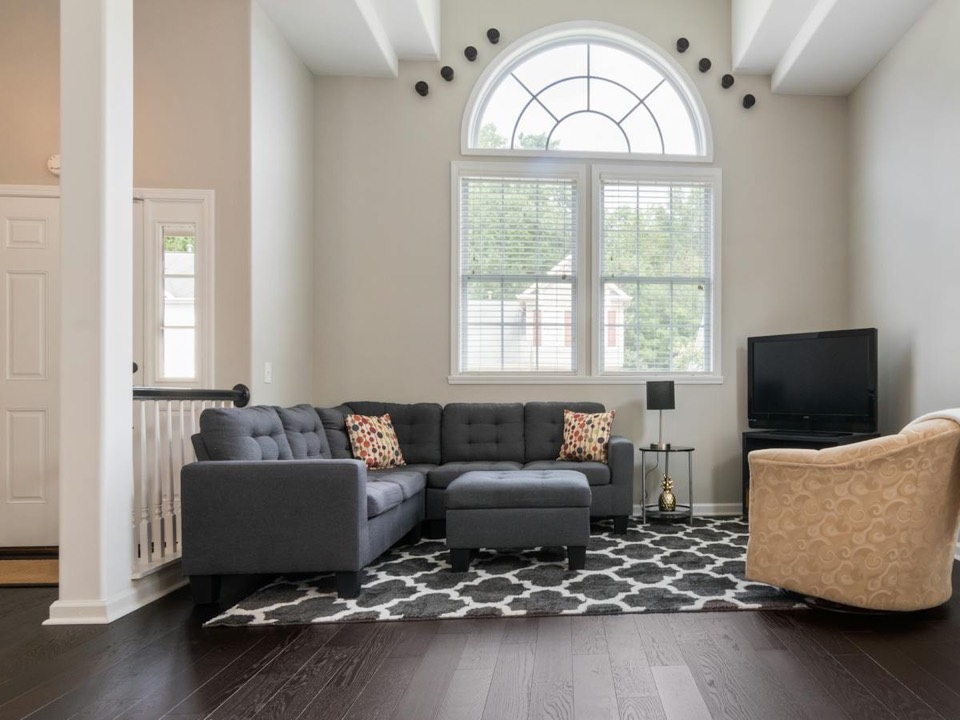
#> input picture dist 2/images/designers/projects/covers/cover-005.jpg, 960 x 720 px; its folder holds only this picture in this run
$ python build-project-detail-variants.py
#> lines starting #> are read from the running program, lines starting #| are printed output that depends on the picture
from pathlib import Path

from PIL import Image


ROOT_DIR = Path(__file__).resolve().parent.parent
COVER_DIR = ROOT_DIR / "public" / "images" / "designers" / "projects" / "covers"
DETAIL_DIR = ROOT_DIR / "public" / "images" / "designers" / "projects" / "details-v2"

DETAIL_DIR.mkdir(parents=True, exist_ok=True)


def build_variants(image_path: Path) -> None:
    image = Image.open(image_path).convert("RGB")
#> image is the input picture: PIL image 960x720 RGB; mean R, G, B 149.9, 143.8, 136.9
    width, height = image.size
#> width = 960; height = 720
    crop_width = int(width * 0.92)
#> crop_width = 883
    crop_height = int(height * 0.92)
#> crop_height = 662

    offsets = [
        (0, 0),
        (max(0, width - crop_width) // 2, max(0, height - crop_height) // 2),
        (max(0, width - crop_width), max(0, height - crop_height)),
    ]
#> offsets = [(0, 0), (38, 29), (77, 58)]

    for variant_index, (left, top) in enumerate(offsets, start=1):
        cropped = image.crop((left, top, left + crop_width, top + crop_height))
        resized = cropped.resize((width, height), Image.Resampling.LANCZOS)
        out_path = DETAIL_DIR / f"{image_path.stem}-{variant_index}.jpg"
        resized.save(out_path, quality=90, optimize=True)
#> this loop made 3 passes
#> pass 1, in build_variants, `cropped = image.crop((left, top, left + crop_width, top + crop_height))`:
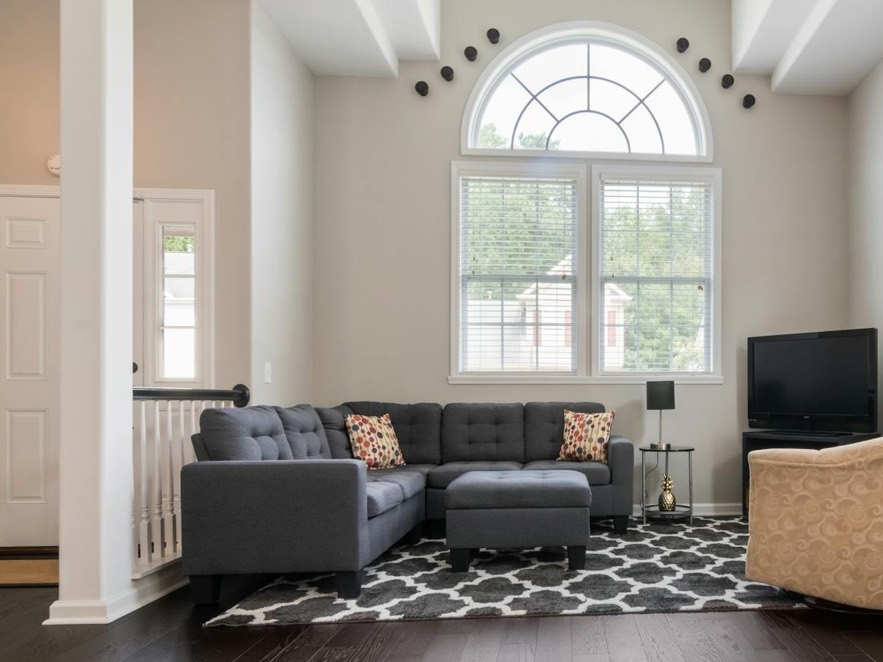
#> cropped: PIL image 883x662 RGB; mean R, G, B 152.8, 147.1, 139.7
#> pass 2, in build_variants, `cropped = image.crop((left, top, left + crop_width, top + crop_height))`:
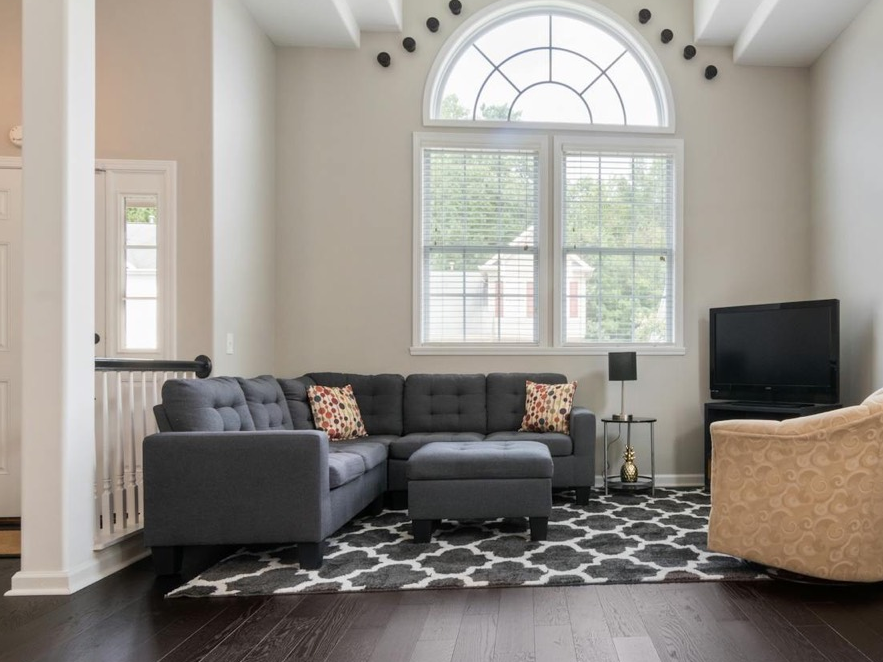
#> cropped: PIL image 883x662 RGB; mean R, G, B 149, 143.5, 136.9
#> after the loop:
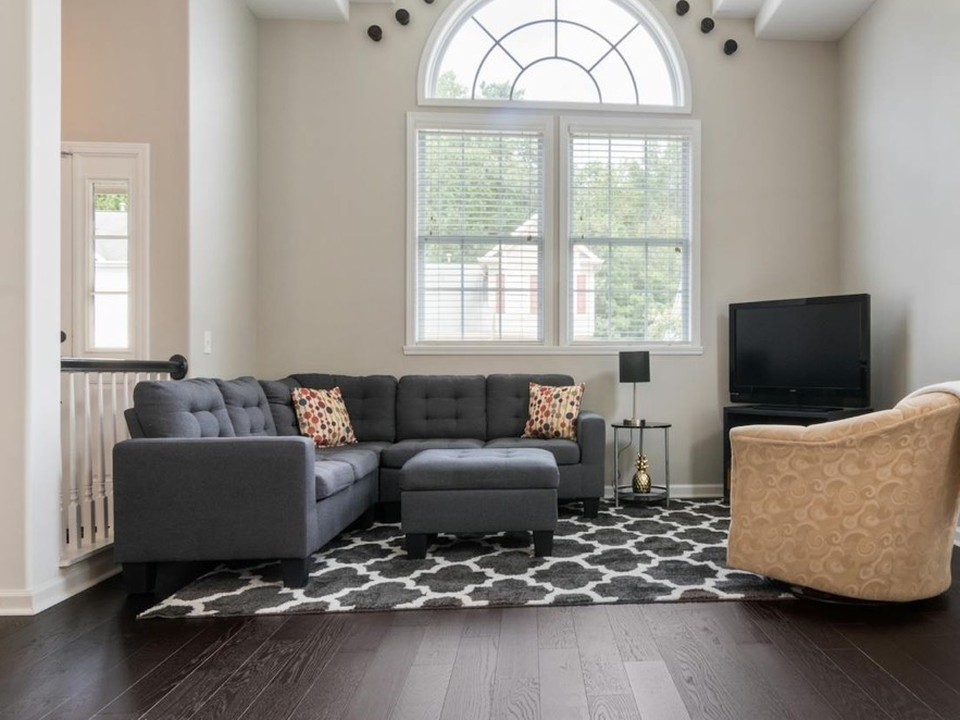
#> resized: PIL image 960x720 RGB; mean R, G, B 145, 139.6, 133.6


for cover_file in sorted(COVER_DIR.glob("cover-*.jpg")):
    build_variants(cover_file)

print(f"Generated {len(list(DETAIL_DIR.glob('*.jpg')))} unique project detail files in {DETAIL_DIR}")

$ run again, on dist 2/images/designers/projects/covers/cover-009.jpg
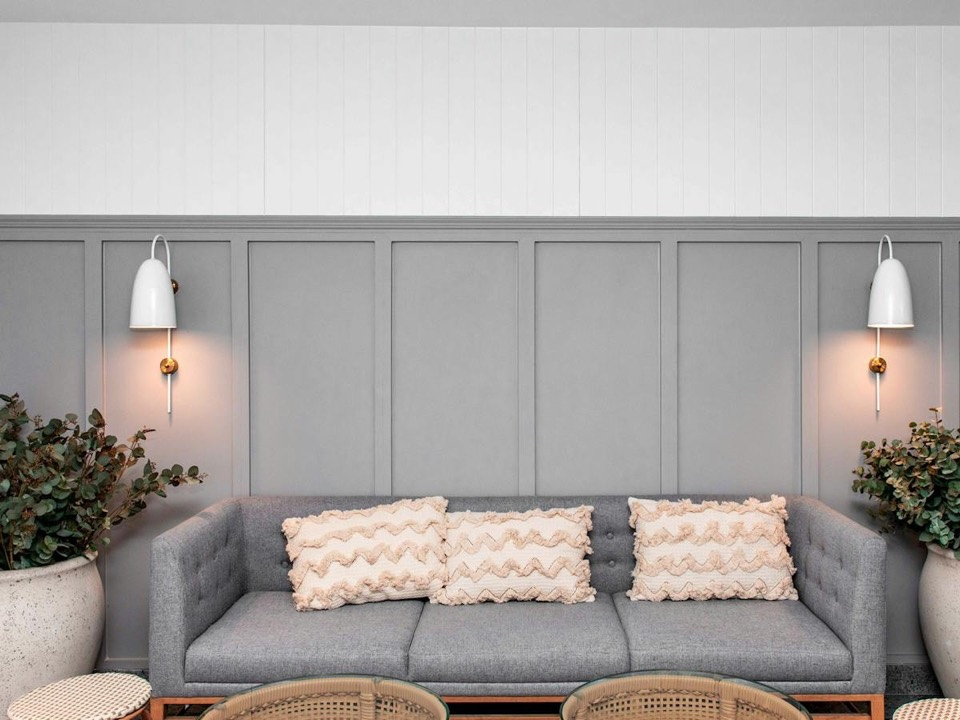
#> input picture dist 2/images/designers/projects/covers/cover-009.jpg, 960 x 720 px
#> in build_variants, image is the input picture: PIL image 960x720 RGB; mean R, G, B 173, 167.8, 164.8
#> the loop in build_variants, `for variant_index, (left, top) in enumerate(offsets, start=1):` made 3 passes
#> pass 1, in build_variants, `cropped = image.crop((left, top, left + crop_width, top + crop_height))`:
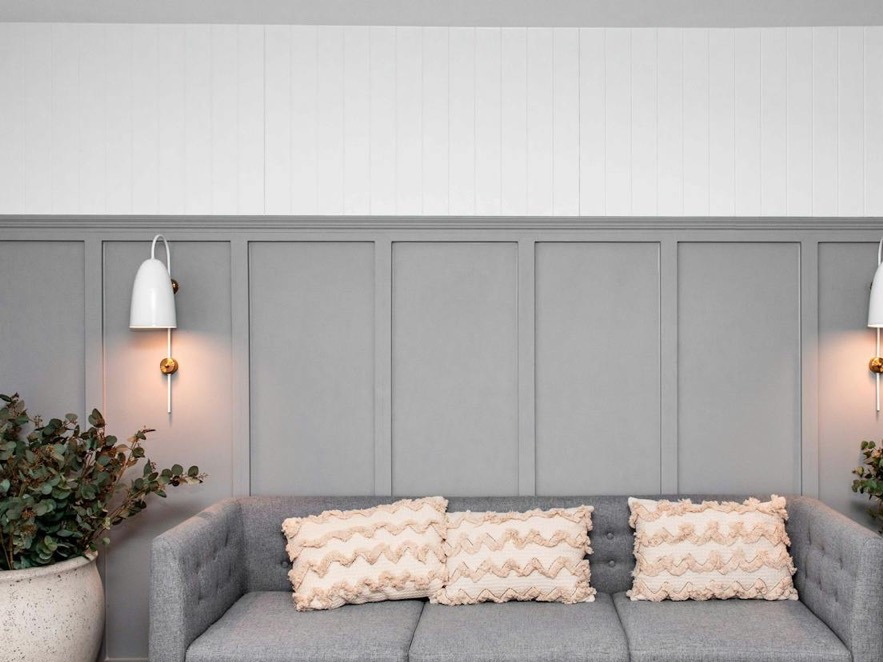
#> cropped: PIL image 883x662 RGB; mean R, G, B 178.1, 174.2, 172.3
#> after the loop in build_variants, `for variant_index, (left, top) in enumerate(offsets, start=1):`:
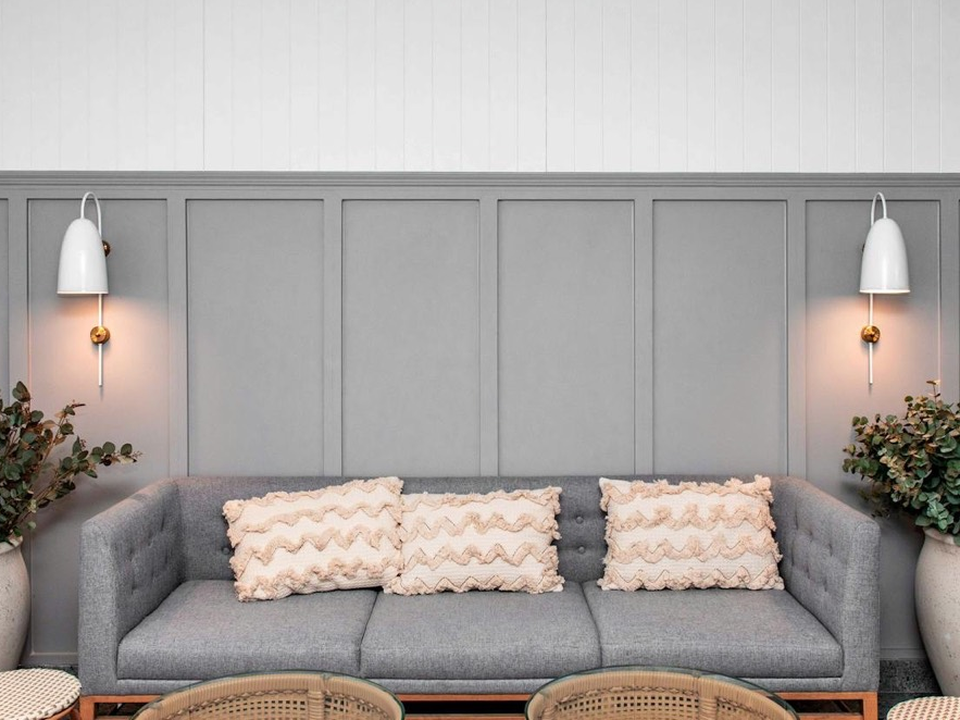
#> resized: PIL image 960x720 RGB; mean R, G, B 172.5, 166.7, 163.6

$ run again, on dist 2/images/designers/projects/covers/cover-010.jpg
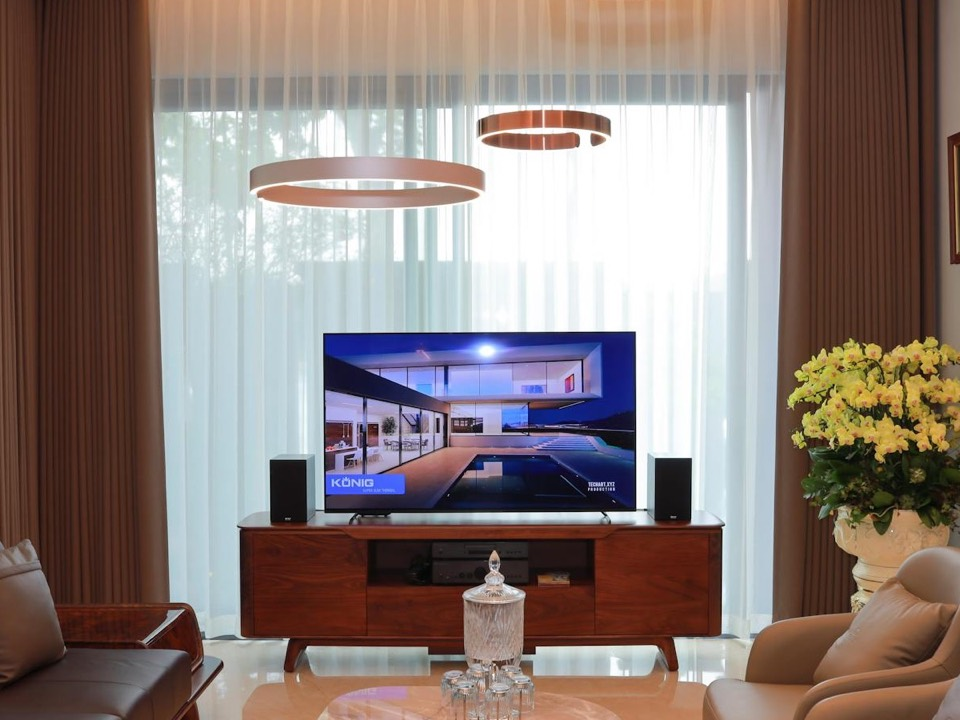
#> input picture dist 2/images/designers/projects/covers/cover-010.jpg, 960 x 720 px
#> in build_variants, image is the input picture: PIL image 960x720 RGB; mean R, G, B 138, 122.8, 117.7
#> the loop in build_variants, `for variant_index, (left, top) in enumerate(offsets, start=1):` made 3 passes
#> pass 1, in build_variants, `cropped = image.crop((left, top, left + crop_width, top + crop_height))`:
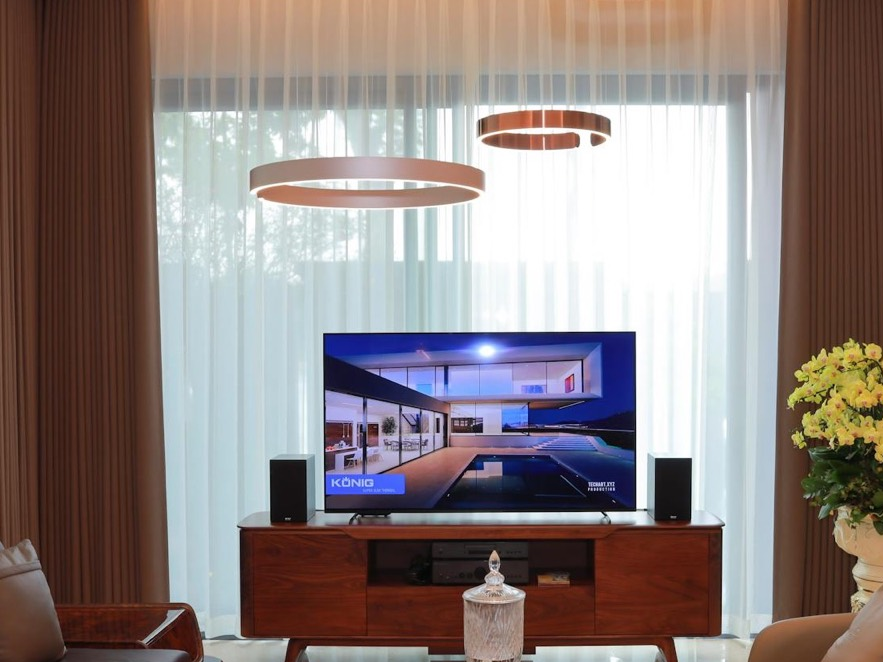
#> cropped: PIL image 883x662 RGB; mean R, G, B 140.7, 127.8, 125.3
#> after the loop in build_variants, `for variant_index, (left, top) in enumerate(offsets, start=1):`:
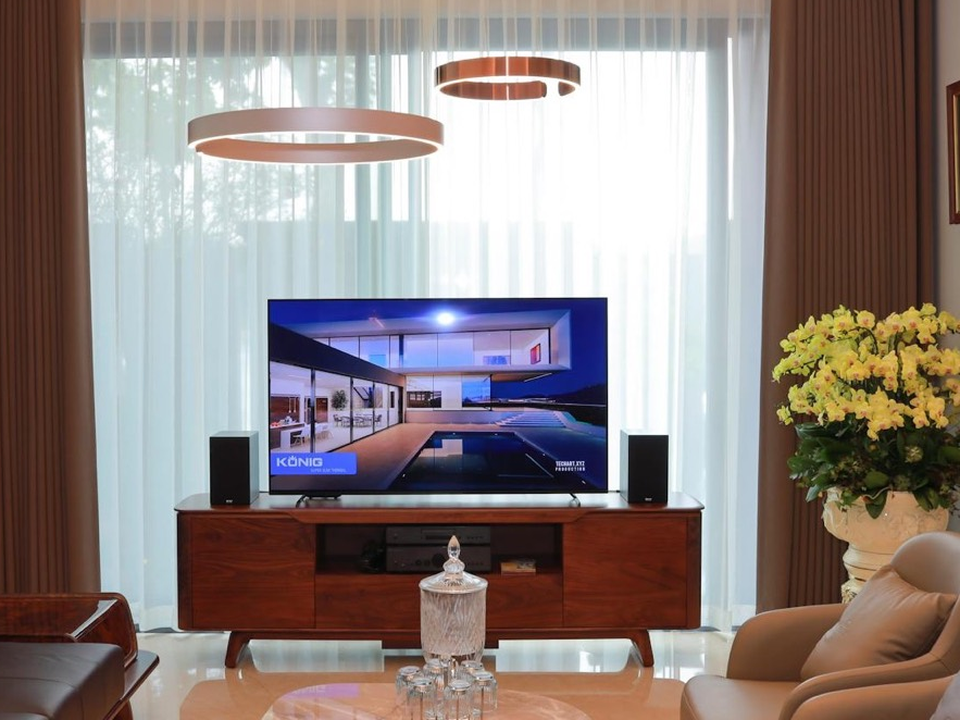
#> resized: PIL image 960x720 RGB; mean R, G, B 142.2, 129.9, 126.8
